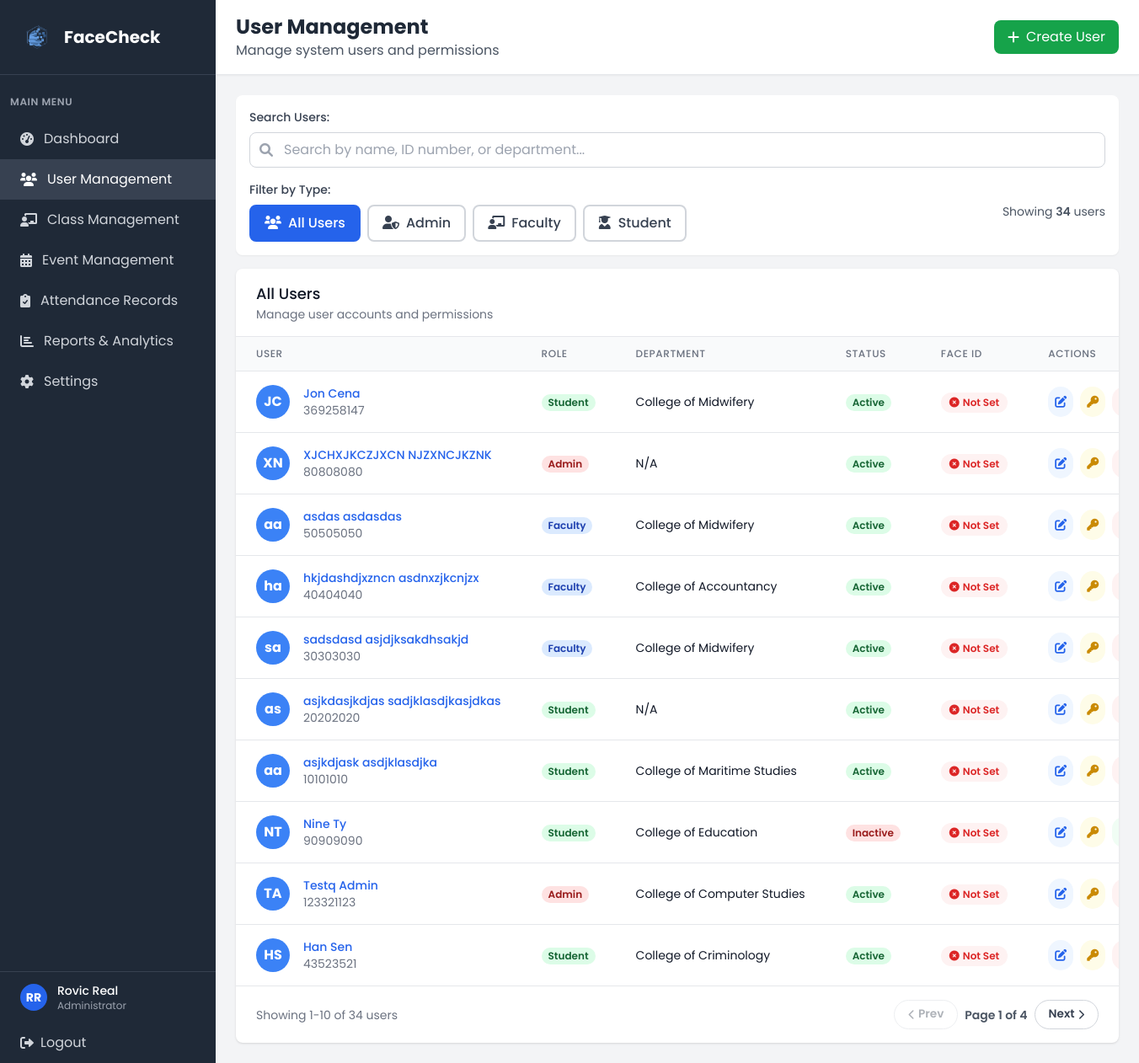
Before: /admin/users (signed in) with the older database file.
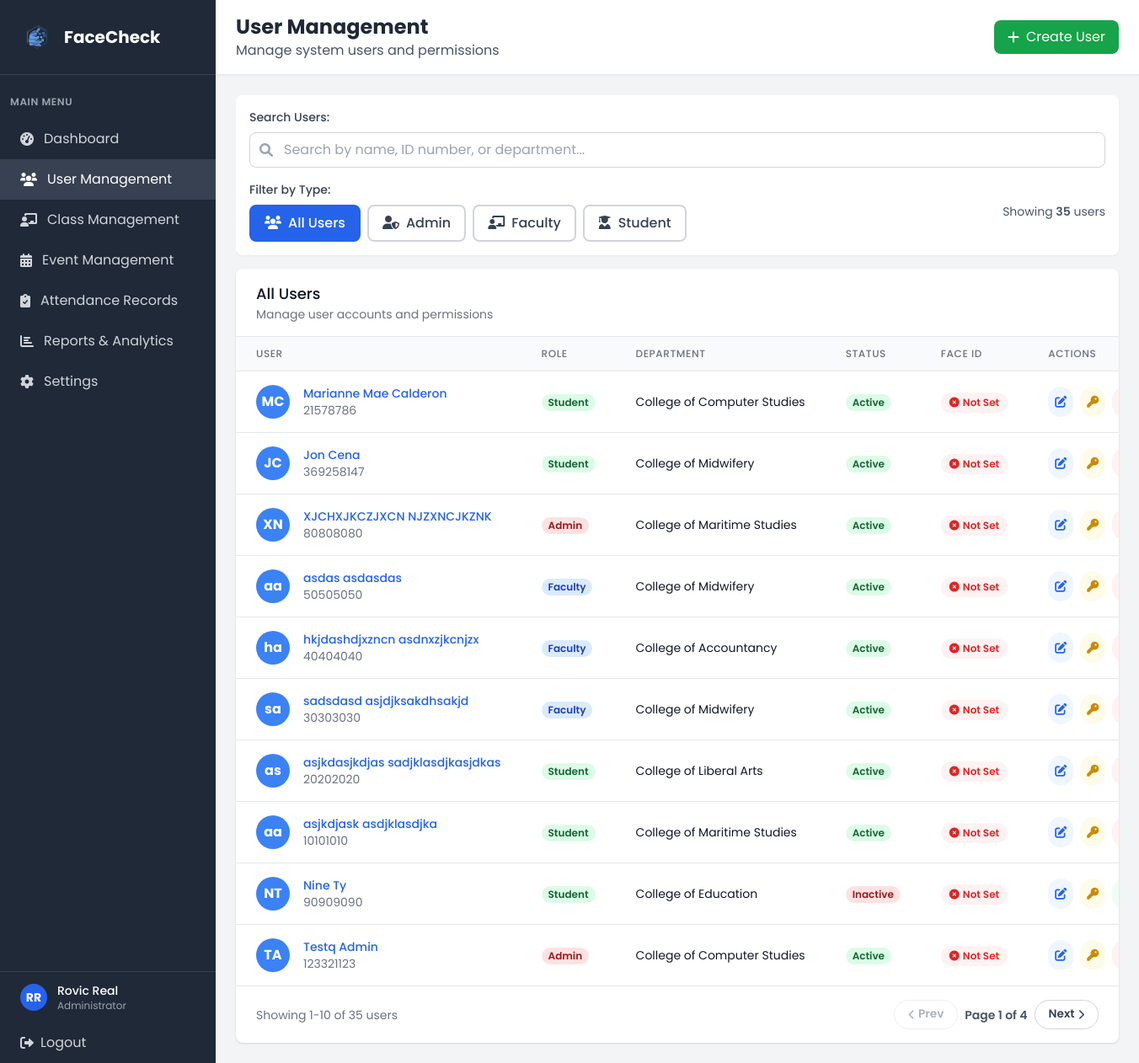
After: the same page with the newer database file.
### tables this page shows
CREATE TABLE user (
            user_id INTEGER PRIMARY KEY AUTOINCREMENT,
            idno VARCHAR(20) NOT NULL UNIQUE,
            firstname VARCHAR(50) NOT NULL,
            lastname VARCHAR(50) NOT NULL,
            role VARCHAR(10) NOT NULL CHECK (role IN ('admin', 'faculty', 'student')),
            password VARCHAR(255) NOT NULL,
            created_at DATETIME DEFAULT CURRENT_TIMESTAMP,
            is_active BOOLEAN DEFAULT 1,
            dept_id INTEGER, admin_profile_picture VARCHAR(255),
            FOREIGN KEY (dept_id) REFERENCES department(dept_id)
        );

CREATE TABLE department (
            dept_id INTEGER PRIMARY KEY AUTOINCREMENT,
            dept_name VARCHAR(50) NOT NULL
        );

### app.py (the view)
@app.route('/admin/users')
def admin_users():
    if 'user_id' not in session or session['role'] != 'admin':
        return redirect(url_for('login'))
    conn = get_db_connection()
    try:
        conn.execute('ALTER TABLE faculty ADD COLUMN profile_picture VARCHAR(255)')
        conn.commit()
    except:
        pass  # Column already exists
    users = conn.execute('''
        SELECT u.*,
               d.dept_name,
               s.profile_picture AS student_profile_picture,
               f.profile_picture AS faculty_profile_picture,
               COALESCE(s.profile_picture, f.profile_picture) AS profile_picture,
               s.attendance_image AS student_attendance_image,
               f.attendance_image AS faculty_attendance_image,
               CASE WHEN s.student_id IS NOT NULL THEN 'Student'
                    WHEN f.faculty_id IS NOT NULL THEN 'Faculty'
                    ELSE 'Admin' END as user_type,
               CASE
                    WHEN u.role = 'student' AND s.attendance_image IS NOT NULL THEN 1
                    WHEN u.role = 'faculty' AND f.attendance_image IS NOT NULL THEN 1
                    ELSE 0
               END AS face_registered
        FROM user u
        LEFT JOIN department d ON u.dept_id = d.dept_id
        LEFT JOIN student s ON u.user_id = s.user_id
        LEFT JOIN faculty f ON u.user_id = f.user_id
        ORDER BY u.created_at DESC
    ''').fetchall()
    departments = conn.execute('''
        SELECT dept_id, dept_name
        FROM department
        WHERE dept_id IN (
            SELECT MIN(dept_id)
            FROM department
            WHERE dept_name NOT IN ('Information Technology', 'Engineering', 'Computer Science')
            GROUP BY dept_name
        )
        ORDER BY dept_name
    ''').fetchall()
    courses = conn.execute('SELECT * FROM course ORDER BY course_name').fetchall()
    conn.close()
    return render_template('admin_users.html', users=users, departments=departments, courses=courses)

### app.py (called while the page is built)
@app.context_processor
def inject_current_admin():
    current_admin = None
    if 'user_id' in session and session.get('role') == 'admin':
        conn = get_db_connection()
        try:
            conn.execute('ALTER TABLE user ADD COLUMN admin_profile_picture VARCHAR(255)')
            conn.commit()
        except Exception:
            pass  # Column already exists
        current_admin = conn.execute(
            '''
            SELECT u.*, d.dept_name
            FROM user u
            LEFT JOIN department d ON u.dept_id = d.dept_id
            WHERE u.user_id = ?
            ''',
            (session['user_id'],)
        ).fetchone()
        conn.close()
    return dict(current_admin=current_admin)

### templates/admin_users.html (shortened to what the changed rows need)
<!DOCTYPE html>
<html lang="en">
<head>
    <script src="https://cdn.tailwindcss.com"></script>
    <link href="https://cdnjs.cloudflare.com/ajax/libs/font-awesome/6.0.0/css/all.min.css" rel="stylesheet">
    <link rel="stylesheet" href="{{ url_for('static', filename='css/global.css') }}">
</head>
<body class="bg-gray-100 overflow-hidden h-screen">
    <div class="flex h-screen">
        <div class="w-64 bg-gray-800 text-white">
            <div class="p-6 border-b border-gray-700">
                <div class="flex items-center">
                    <h1 class="text-xl font-bold">FaceCheck</h1>
                </div>
            </div>
        </div>
        <div class="flex-1 flex flex-col overflow-hidden">
            <header class="bg-white shadow-sm border-b border-gray-200">
                <div class="px-6 py-4">
                    <div class="flex items-center justify-between">
                        <div>
                            <h2 class="text-2xl font-bold text-gray-800">User Management</h2>
                        </div>
                    </div>
                </div>
            </header>
            <main class="flex-1 overflow-y-auto p-6">
                <div class="bg-white rounded-lg shadow-sm p-4 mb-4">
                    <div class="space-y-4">
                    <div class="flex items-center justify-between flex-wrap gap-4">
                        <div class="text-sm text-gray-600">
                            Showing <span id="userCount" class="font-semibold">{{ users|length }}</span> users
                            </div>
                        </div>
                    </div>
                </div>
                <div class="bg-white rounded-lg shadow overflow-hidden">
                    <div class="overflow-x-auto">
                        <table class="min-w-full divide-y divide-gray-200">
                            <thead class="bg-gray-50">
                                <tr>
                                    <th class="px-6 py-3 text-left text-xs font-medium text-gray-500 uppercase tracking-wider">User</th>
                                    <th class="px-6 py-3 text-left text-xs font-medium text-gray-500 uppercase tracking-wider">Role</th>
                                    <th class="px-6 py-3 text-left text-xs font-medium text-gray-500 uppercase tracking-wider">Department</th>
                                    <th class="px-6 py-3 text-left text-xs font-medium text-gray-500 uppercase tracking-wider">Status</th>
                                    <th class="px-6 py-3 text-left text-xs font-medium text-gray-500 uppercase tracking-wider">Face ID</th>
                                    <th class="px-6 py-3 text-left text-xs font-medium text-gray-500 uppercase tracking-wider">Actions</th>
                                </tr>
                            </thead>
                            <tbody class="bg-white divide-y divide-gray-200" id="usersTableBody">
                                {% for user in users %}
                                <tr class="hover:bg-gray-50 user-row"
                                    data-role="{{ user.role }}"
                                    data-name="{{ (user.firstname + ' ' + user.lastname)|lower }}"
                                    data-idno="{{ user.idno|lower }}"
                                    data-department="{{ (user.dept_name or '')|lower }}">
                                    <td class="px-6 py-4 whitespace-nowrap">
                                        <button type="button" onclick="showUserProfile({{ user.user_id }})" class="flex items-center w-full text-left hover:opacity-80 transition">
                                            <div class="flex-shrink-0 h-10 w-10">
                                                {% if user.profile_picture %}
                                                <img src="{{ url_for('static', filename='profile_pictures/' + user.profile_picture) }}"
                                                     alt="{{ user.firstname }} {{ user.lastname }}"
                                                     class="h-10 w-10 rounded-full object-cover border-2 border-blue-500"
                                                     onerror="this.onerror=null; this.style.display='none'; this.nextElementSibling.style.display='flex';">
                                                <div class="h-10 w-10 rounded-full bg-blue-500 items-center justify-center text-white font-bold hidden">
                                                    {{ user.firstname[0] }}{{ user.lastname[0] }}
                                                </div>
                                                {% else %}
                                                <div class="h-10 w-10 rounded-full bg-blue-500 flex items-center justify-center text-white font-bold">
                                                    {{ user.firstname[0] }}{{ user.lastname[0] }}
                                                </div>
                                                {% endif %}
                                            </div>
                                            <div class="ml-4">
                                                <div class="text-sm font-medium text-blue-600 hover:text-blue-800">{{ user.firstname }} {{ user.lastname }}</div>
                                                <div class="text-sm text-gray-500">{{ user.idno }}</div>
                                            </div>
                                        </button>
                                    </td>
                                    <td class="px-6 py-4 whitespace-nowrap">
                                        <span class="px-2 inline-flex text-xs leading-5 font-semibold rounded-full
                                            {% if user.role == 'admin' %}bg-red-100 text-red-800
                                            {% elif user.role == 'faculty' %}bg-blue-100 text-blue-800
                                            {% else %}bg-green-100 text-green-800{% endif %}">
                                            {{ user.role.title() }}
                                        </span>
                                    </td>
                                    <td class="px-6 py-4 whitespace-nowrap text-sm text-gray-900">
                                        {{ user.dept_name or 'N/A' }}
                                    </td>
                                    <td class="px-6 py-4 whitespace-nowrap">
                                        <span class="px-2 inline-flex text-xs leading-5 font-semibold rounded-full
                                            {% if user.is_active %}bg-green-100 text-green-800{% else %}bg-red-100 text-red-800{% endif %}">
                                            {% if user.is_active %}Active{% else %}Inactive{% endif %}
                                        </span>
                                    </td>
                                    <td class="px-6 py-4 whitespace-nowrap">
                                        {% if user.face_registered %}
                                        <span class="inline-flex items-center px-2.5 py-1 rounded-full text-xs font-semibold bg-green-50 text-green-700">
                                            <i class="fas fa-check-circle mr-1"></i>
                                            Registered
                                        </span>
                                        {% else %}
                                        <span class="inline-flex items-center px-2.5 py-1 rounded-full text-xs font-semibold bg-red-50 text-red-600">
                                            <i class="fas fa-times-circle mr-1"></i>
                                            Not Set
                                        </span>
                                        {% endif %}
                                    </td>
                                    <td class="px-6 py-4 whitespace-nowrap text-sm font-medium">
                                        <div class="flex items-center space-x-2">
                                            <a href="{{ url_for('edit_user', user_id=user.user_id) }}" class="p-2 rounded-full bg-blue-50 text-blue-600 hover:bg-blue-100 transition" title="Edit User">
                                                <i class="fas fa-edit"></i>
                                            </a>
                                            <button data-user-id="{{ user.user_id }}" data-user-name="{{ user.firstname|e }} {{ user.lastname|e }}" onclick="openResetModal(this.dataset.userId, this.dataset.userName)" class="p-2 rounded-full bg-yellow-50 text-yellow-600 hover:bg-yellow-100 transition" title="Reset Password">
                                                <i class="fas fa-key"></i>
                                            </button>
                                            {% if user.is_active %}
                                            <button type="button" onclick="openDeactivateUserModal({{ user.user_id }}, '{{ user.firstname|e }} {{ user.lastname|e }}')" class="p-2 rounded-full bg-red-50 text-red-600 hover:bg-red-100 transition" title="Deactivate User">
                                            </button>
                                            {% else %}
                                            <button type="button" onclick="openReactivateUserModal({{ user.user_id }}, '{{ user.firstname|e }} {{ user.lastname|e }}')" class="p-2 rounded-full bg-green-50 text-green-600 hover:bg-green-100 transition" title="Activate User">
                                            </button>
                                            {% endif %}
                                        </div>
                                    </td>
                                </tr>
                                {% endfor %}
                            </tbody>
                        </table>
                    </div>
                    <div class="px-6 py-4 border-t border-gray-200 flex flex-col md:flex-row items-center justify-between gap-4">
                        <p id="userPaginationInfo" class="text-sm text-gray-500"></p>
                        <div class="flex items-center gap-2">
                            <button type="button" id="userPrevPage" class="pagination-btn">
                            </button>
                            <span id="userPaginationPage" class="text-sm font-semibold text-gray-600"></span>
                            <button type="button" id="userNextPage" class="pagination-btn">
                            </button>
                        </div>
                    </div>
                </div>
            </main>
        </div>
    </div>
</body>
</html>

Changed rows visible on the page:
no longer on this page (row unchanged): user: firstname "H", lastname "S", firstname "Han", lastname "Sen", idno "43523521", role "Student", dept_name "College of Criminology", is_active "Active"
added user: firstname "M", lastname "C", firstname "Marianne Mae", lastname "Calderon", idno "21578786", role "Student", dept_name "College of Computer Studies", is_active "Active"
changed user "XJCHXJKCZJXCN": dept_name "N/A" → "College of Maritime Studies"
changed user "asjkdasjkdjas": dept_name "N/A" → "College of Liberal Arts"
Other visible differences:
{{ users|length }}: "34" → "35"
text written by a page script: "Showing 1-10 of 34 users" → "Showing 1-10 of 35 users"
